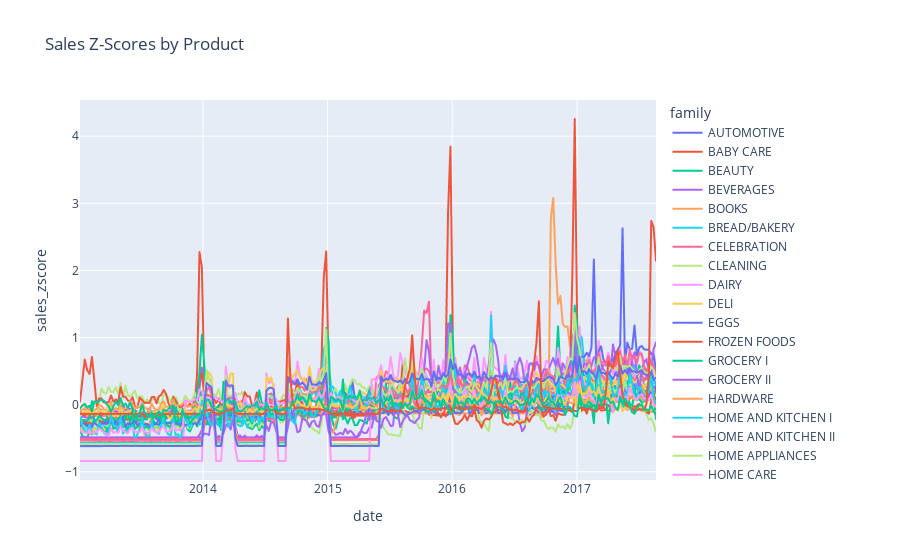

Write notebook code for a chart like this one.
### Code cell
from scipy.stats import zscore
df["sales_zscore"] = df.groupby("family")["sales"].transform(lambda x : zscore(x,ddof=1))
norm_weekly_type = df.groupby("family")["sales_zscore"].resample("W").mean().reset_index()
px.line(norm_weekly_type, x="date", y="sales_zscore", color="family", title="Sales Z-Scores by Product").show()

### Figure 1 — Plotly figure (JSON) as saved in the notebook; plotly's stock layout.template omitted (floating-point values rounded to 4 significant figures; data arrays with more than 128 entries replaced by an {"elided": "..."} marker saying what was removed)
{"data": [{"hovertemplate": "family=AUTOMOTIVE<br>date=%{x}<br>sales_zscore=%{y}<extra></extra>", "legendgroup": "AUTOMOTIVE", "line": {"color": "#636efa", "dash": "solid"}, "marker": {"symbol": "circle"}, "mode": "lines", "name": "AUTOMOTIVE", "showlegend": true, "type": "scattergl", "x": {"elided": "242 str values"}, "xaxis": "x", "y": {"elided": "242 float values"}, "yaxis": "y"}, {"hovertemplate": "family=BABY CARE<br>date=%{x}<br>sales_zscore=%{y}<extra></extra>", "legendgroup": "BABY CARE", "line": {"color": "#EF553B", "dash": "solid"}, "marker": {"symbol": "circle"}, "mode": "lines", "name": "BABY CARE", "showlegend": true, "type": "scattergl", "x": {"elided": "242 str values"}, "xaxis": "x", "y": {"elided": "242 float values"}, "yaxis": "y"}, {"hovertemplate": "family=BEAUTY<br>date=%{x}<br>sales_zscore=%{y}<extra></extra>", "legendgroup": "BEAUTY", "line": {"color": "#00cc96", "dash": "solid"}, "marker": {"symbol": "circle"}, "mode": "lines", "name": "BEAUTY", "showlegend": true, "type": "scattergl", "x": {"elided": "242 str values"}, "xaxis": "x", "y": {"elided": "242 float values"}, "yaxis": "y"}, {"hovertemplate": "family=BEVERAGES<br>date=%{x}<br>sales_zscore=%{y}<extra></extra>", "legendgroup": "BEVERAGES", "line": {"color": "#ab63fa", "dash": "solid"}, "marker": {"symbol": "circle"}, "mode": "lines", "name": "BEVERAGES", "showlegend": true, "type": "scattergl", "x": {"elided": "242 str values"}, "xaxis": "x", "y": {"elided": "242 float values"}, "yaxis": "y"}, {"hovertemplate": "family=BOOKS<br>date=%{x}<br>sales_zscore=%{y}<extra></extra>", "legendgroup": "BOOKS", "line": {"color": "#FFA15A", "dash": "solid"}, "marker": {"symbol": "circle"}, "mode": "lines", "name": "BOOKS", "showlegend": true, "type": "scattergl", "x": {"elided": "242 str values"}, "xaxis": "x", "y": {"elided": "242 float values"}, "yaxis": "y"}, {"hovertemplate": "family=BREAD/BAKERY<br>date=%{x}<br>sales_zscore=%{y}<extra></extra>", "legendgroup": "BREAD/BAKERY", "line": {"color": "#19d3f3", "dash": "solid"}, "marker": {"symbol": "circle"}, "mode": "lines", "name": "BREAD/BAKERY", "showlegend": true, "type": "scattergl", "x": {"elided": "242 str values"}, "xaxis": "x", "y": {"elided": "242 float values"}, "yaxis": "y"}, {"hovertemplate": "family=CELEBRATION<br>date=%{x}<br>sales_zscore=%{y}<extra></extra>", "legendgroup": "CELEBRATION", "line": {"color": "#FF6692", "dash": "solid"}, "marker": {"symbol": "circle"}, "mode": "lines", "name": "CELEBRATION", "showlegend": true, "type": "scattergl", "x": {"elided": "242 str values"}, "xaxis": "x", "y": {"elided": "242 float values"}, "yaxis": "y"}, {"hovertemplate": "family=CLEANING<br>date=%{x}<br>sales_zscore=%{y}<extra></extra>", "legendgroup": "CLEANING", "line": {"color": "#B6E880", "dash": "solid"}, "marker": {"symbol": "circle"}, "mode": "lines", "name": "CLEANING", "showlegend": true, "type": "scattergl", "x": {"elided": "242 str values"}, "xaxis": "x", "y": {"elided": "242 float values"}, "yaxis": "y"}, {"hovertemplate": "family=DAIRY<br>date=%{x}<br>sales_zscore=%{y}<extra></extra>", "legendgroup": "DAIRY", "line": {"color": "#FF97FF", "dash": "solid"}, "marker": {"symbol": "circle"}, "mode": "lines", "name": "DAIRY", "showlegend": true, "type": "scattergl", "x": {"elided": "242 str values"}, "xaxis": "x", "y": {"elided": "242 float values"}, "yaxis": "y"}, {"hovertemplate": "family=DELI<br>date=%{x}<br>sales_zscore=%{y}<extra></extra>", "legendgroup": "DELI", "line": {"color": "#FECB52", "dash": "solid"}, "marker": {"symbol": "circle"}, "mode": "lines", "name": "DELI", "showlegend": true, "type": "scattergl", "x": {"elided": "242 str values"}, "xaxis": "x", "y": {"elided": "242 float values"}, "yaxis": "y"}, {"hovertemplate": "family=EGGS<br>date=%{x}<br>sales_zscore=%{y}<extra></extra>", "legendgroup": "EGGS", "line": {"color": "#636efa", "dash": "solid"}, "marker": {"symbol": "circle"}, "mode": "lines", "name": "EGGS", "showlegend": true, "type": "scattergl", "x": {"elided": "242 str values"}, "xaxis": "x", "y": {"elided": "242 float values"}, "yaxis": "y"}, {"hovertemplate": "family=FROZEN FOODS<br>date=%{x}<br>sales_zscore=%{y}<extra></extra>", "legendgroup": "FROZEN FOODS", "line": {"color": "#EF553B", "dash": "solid"}, "marker": {"symbol": "circle"}, "mode": "lines", "name": "FROZEN FOODS", "showlegend": true, "type": "scattergl", "x": {"elided": "242 str values"}, "xaxis": "x", "y": {"elided": "242 float values"}, "yaxis": "y"}, {"hovertemplate": "family=GROCERY I<br>date=%{x}<br>sales_zscore=%{y}<extra></extra>", "legendgroup": "GROCERY I", "line": {"color": "#00cc96", "dash": "solid"}, "marker": {"symbol": "circle"}, "mode": "lines", "name": "GROCERY I", "showlegend": true, "type": "scattergl", "x": {"elided": "242 str values"}, "xaxis": "x", "y": {"elided": "242 float values"}, "yaxis": "y"}, {"hovertemplate": "family=GROCERY II<br>date=%{x}<br>sales_zscore=%{y}<extra></extra>", "legendgroup": "GROCERY II", "line": {"color": "#ab63fa", "dash": "solid"}, "marker": {"symbol": "circle"}, "mode": "lines", "name": "GROCERY II", "showlegend": true, "type": "scattergl", "x": {"elided": "242 str values"}, "xaxis": "x", "y": {"elided": "242 float values"}, "yaxis": "y"}, {"hovertemplate": "family=HARDWARE<br>date=%{x}<br>sales_zscore=%{y}<extra></extra>", "legendgroup": "HARDWARE", "line": {"color": "#FFA15A", "dash": "solid"}, "marker": {"symbol": "circle"}, "mode": "lines", "name": "HARDWARE", "showlegend": true, "type": "scattergl", "x": {"elided": "242 str values"}, "xaxis": "x", "y": {"elided": "242 float values"}, "yaxis": "y"}, {"hovertemplate": "family=HOME AND KITCHEN I<br>date=%{x}<br>sales_zscore=%{y}<extra></extra>", "legendgroup": "HOME AND KITCHEN I", "line": {"color": "#19d3f3", "dash": "solid"}, "marker": {"symbol": "circle"}, "mode": "lines", "name": "HOME AND KITCHEN I", "showlegend": true, "type": "scattergl", "x": {"elided": "242 str values"}, "xaxis": "x", "y": {"elided": "242 float values"}, "yaxis": "y"}, {"hovertemplate": "family=HOME AND KITCHEN II<br>date=%{x}<br>sales_zscore=%{y}<extra></extra>", "legendgroup": "HOME AND KITCHEN II", "line": {"color": "#FF6692", "dash": "solid"}, "marker": {"symbol": "circle"}, "mode": "lines", "name": "HOME AND KITCHEN II", "showlegend": true, "type": "scattergl", "x": {"elided": "242 str values"}, "xaxis": "x", "y": {"elided": "242 float values"}, "yaxis": "y"}, {"hovertemplate": "family=HOME APPLIANCES<br>date=%{x}<br>sales_zscore=%{y}<extra></extra>", "legendgroup": "HOME APPLIANCES", "line": {"color": "#B6E880", "dash": "solid"}, "marker": {"symbol": "circle"}, "mode": "lines", "name": "HOME APPLIANCES", "showlegend": true, "type": "scattergl", "x": {"elided": "242 str values"}, "xaxis": "x", "y": {"elided": "242 float values"}, "yaxis": "y"}, {"hovertemplate": "family=HOME CARE<br>date=%{x}<br>sales_zscore=%{y}<extra></extra>", "legendgroup": "HOME CARE", "line": {"color": "#FF97FF", "dash": "solid"}, "marker": {"symbol": "circle"}, "mode": "lines", "name": "HOME CARE", "showlegend": true, "type": "scattergl", "x": {"elided": "242 str values"}, "xaxis": "x", "y": {"elided": "242 float values"}, "yaxis": "y"}, {"hovertemplate": "family=LADIESWEAR<br>date=%{x}<br>sales_zscore=%{y}<extra></extra>", "legendgroup": "LADIESWEAR", "line": {"color": "#FECB52", "dash": "solid"}, "marker": {"symbol": "circle"}, "mode": "lines", "name": "LADIESWEAR", "showlegend": true, "type": "scattergl", "x": {"elided": "242 str values"}, "xaxis": "x", "y": {"elided": "242 float values"}, "yaxis": "y"}, {"hovertemplate": "family=LAWN AND GARDEN<br>date=%{x}<br>sales_zscore=%{y}<extra></extra>", "legendgroup": "LAWN AND GARDEN", "line": {"color": "#636efa", "dash": "solid"}, "marker": {"symbol": "circle"}, "mode": "lines", "name": "LAWN AND GARDEN", "showlegend": true, "type": "scattergl", "x": {"elided": "242 str values"}, "xaxis": "x", "y": {"elided": "242 float values"}, "yaxis": "y"}, {"hovertemplate": "family=LINGERIE<br>date=%{x}<br>sales_zscore=%{y}<extra></extra>", "legendgroup": "LINGERIE", "line": {"color": "#EF553B", "dash": "solid"}, "marker": {"symbol": "circle"}, "mode": "lines", "name": "LINGERIE", "showlegend": true, "type": "scattergl", "x": {"elided": "242 str values"}, "xaxis": "x", "y": {"elided": "242 float values"}, "yaxis": "y"}, {"hovertemplate": "family=LIQUOR,WINE,BEER<br>date=%{x}<br>sales_zscore=%{y}<extra></extra>", "legendgroup": "LIQUOR,WINE,BEER", "line": {"color": "#00cc96", "dash": "solid"}, "marker": {"symbol": "circle"}, "mode": "lines", "name": "LIQUOR,WINE,BEER", "showlegend": true, "type": "scattergl", "x": {"elided": "242 str values"}, "xaxis": "x", "y": {"elided": "242 float values"}, "yaxis": "y"}, {"hovertemplate": "family=MAGAZINES<br>date=%{x}<br>sales_zscore=%{y}<extra></extra>", "legendgroup": "MAGAZINES", "line": {"color": "#ab63fa", "dash": "solid"}, "marker": {"symbol": "circle"}, "mode": "lines", "name": "MAGAZINES", "showlegend": true, "type": "scattergl", "x": {"elided": "242 str values"}, "xaxis": "x", "y": {"elided": "242 float values"}, "yaxis": "y"}, {"hovertemplate": "family=MEATS<br>date=%{x}<br>sales_zscore=%{y}<extra></extra>", "legendgroup": "MEATS", "line": {"color": "#FFA15A", "dash": "solid"}, "marker": {"symbol": "circle"}, "mode": "lines", "name": "MEATS", "showlegend": true, "type": "scattergl", "x": {"elided": "242 str values"}, "xaxis": "x", "y": {"elided": "242 float values"}, "yaxis": "y"}, {"hovertemplate": "family=PERSONAL CARE<br>date=%{x}<br>sales_zscore=%{y}<extra></extra>", "legendgroup": "PERSONAL CARE", "line": {"color": "#19d3f3", "dash": "solid"}, "marker": {"symbol": "circle"}, "mode": "lines", "name": "PERSONAL CARE", "showlegend": true, "type": "scattergl", "x": {"elided": "242 str values"}, "xaxis": "x", "y": {"elided": "242 float values"}, "yaxis": "y"}, {"hovertemplate": "family=PET SUPPLIES<br>date=%{x}<br>sales_zscore=%{y}<extra></extra>", "legendgroup": "PET SUPPLIES", "line": {"color": "#FF6692", "dash": "solid"}, "marker": {"symbol": "circle"}, "mode": "lines", "name": "PET SUPPLIES", "showlegend": true, "type": "scattergl", "x": {"elided": "242 str values"}, "xaxis": "x", "y": {"elided": "242 float values"}, "yaxis": "y"}, {"hovertemplate": "family=PLAYERS AND ELECTRONICS<br>date=%{x}<br>sales_zscore=%{y}<extra></extra>", "legendgroup": "PLAYERS AND ELECTRONICS", "line": {"color": "#B6E880", "dash": "solid"}, "marker": {"symbol": "circle"}, "mode": "lines", "name": "PLAYERS AND ELECTRONICS", "showlegend": true, "type": "scattergl", "x": {"elided": "242 str values"}, "xaxis": "x", "y": {"elided": "242 float values"}, "yaxis": "y"}, {"hovertemplate": "family=POULTRY<br>date=%{x}<br>sales_zscore=%{y}<extra></extra>", "legendgroup": "POULTRY", "line": {"color": "#FF97FF", "dash": "solid"}, "marker": {"symbol": "circle"}, "mode": "lines", "name": "POULTRY", "showlegend": true, "type": "scattergl", "x": {"elided": "242 str values"}, "xaxis": "x", "y": {"elided": "242 float values"}, "yaxis": "y"}, {"hovertemplate": "family=PREPARED FOODS<br>date=%{x}<br>sales_zscore=%{y}<extra></extra>", "legendgroup": "PREPARED FOODS", "line": {"color": "#FECB52", "dash": "solid"}, "marker": {"symbol": "circle"}, "mode": "lines", "name": "PREPARED FOODS", "showlegend": true, "type": "scattergl", "x": {"elided": "242 str values"}, "xaxis": "x", "y": {"elided": "242 float values"}, "yaxis": "y"}, {"hovertemplate": "family=PRODUCE<br>date=%{x}<br>sales_zscore=%{y}<extra></extra>", "legendgroup": "PRODUCE", "line": {"color": "#636efa", "dash": "solid"}, "marker": {"symbol": "circle"}, "mode": "lines", "name": "PRODUCE", "showlegend": true, "type": "scattergl", "x": {"elided": "242 str values"}, "xaxis": "x", "y": {"elided": "242 float values"}, "yaxis": "y"}, {"hovertemplate": "family=SCHOOL AND OFFICE SUPPLIES<br>date=%{x}<br>sales_zscore=%{y}<extra></extra>", "legendgroup": "SCHOOL AND OFFICE SUPPLIES", "line": {"color": "#EF553B", "dash": "solid"}, "marker": {"symbol": "circle"}, "mode": "lines", "name": "SCHOOL AND OFFICE SUPPLIES", "showlegend": true, "type": "scattergl", "x": {"elided": "242 str values"}, "xaxis": "x", "y": {"elided": "242 float values"}, "yaxis": "y"}, {"hovertemplate": "family=SEAFOOD<br>date=%{x}<br>sales_zscore=%{y}<extra></extra>", "legendgroup": "SEAFOOD", "line": {"color": "#00cc96", "dash": "solid"}, "marker": {"symbol": "circle"}, "mode": "lines", "name": "SEAFOOD", "showlegend": true, "type": "scattergl", "x": {"elided": "242 str values"}, "xaxis": "x", "y": {"elided": "242 float values"}, "yaxis": "y"}], "layout": {"legend": {"title": {"text": "family"}, "tracegroupgap": 0}, "title": {"text": "Sales Z-Scores by Product"}, "xaxis": {"anchor": "y", "domain": [0, 1], "title": {"text": "date"}}, "yaxis": {"anchor": "x", "domain": [0, 1], "title": {"text": "sales_zscore"}}}}
